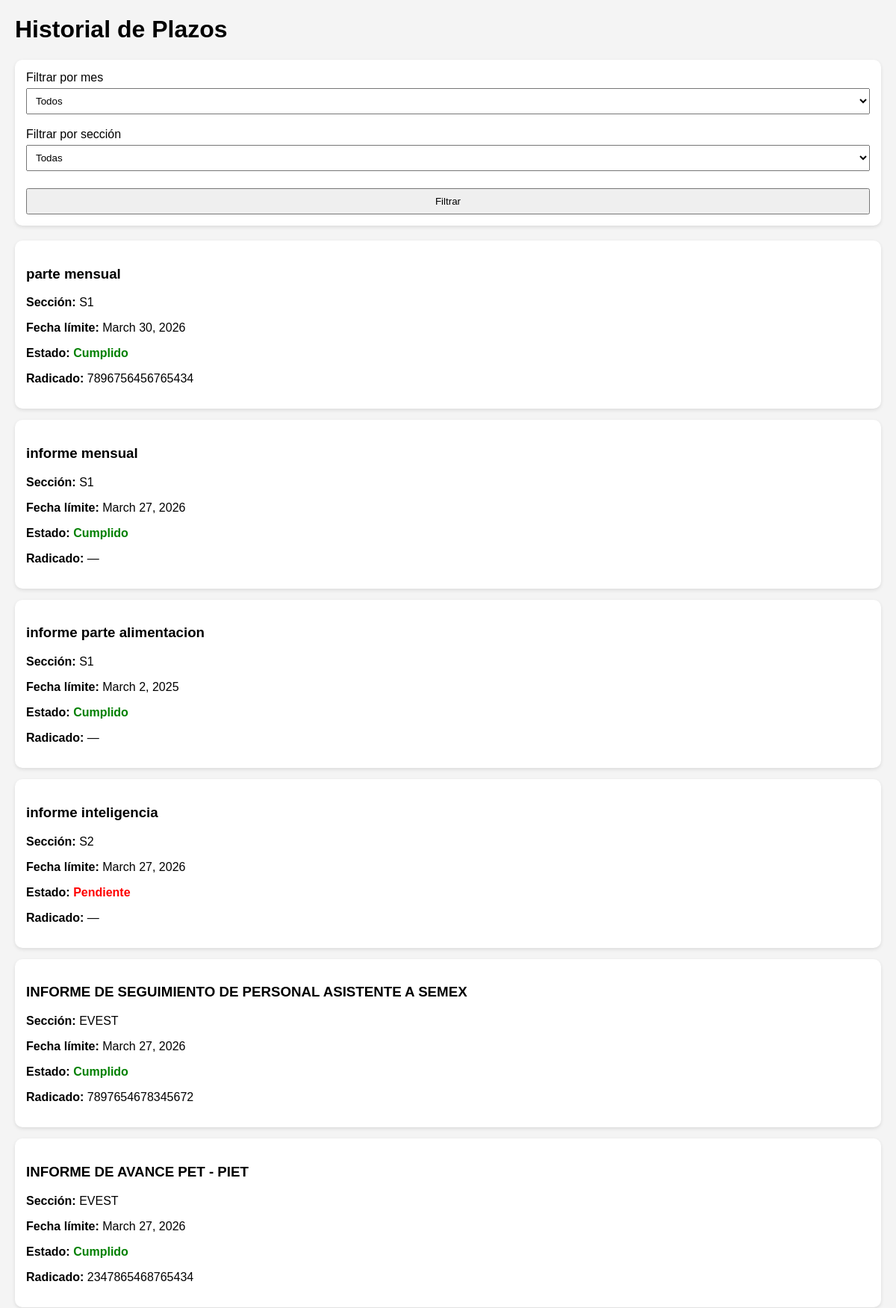
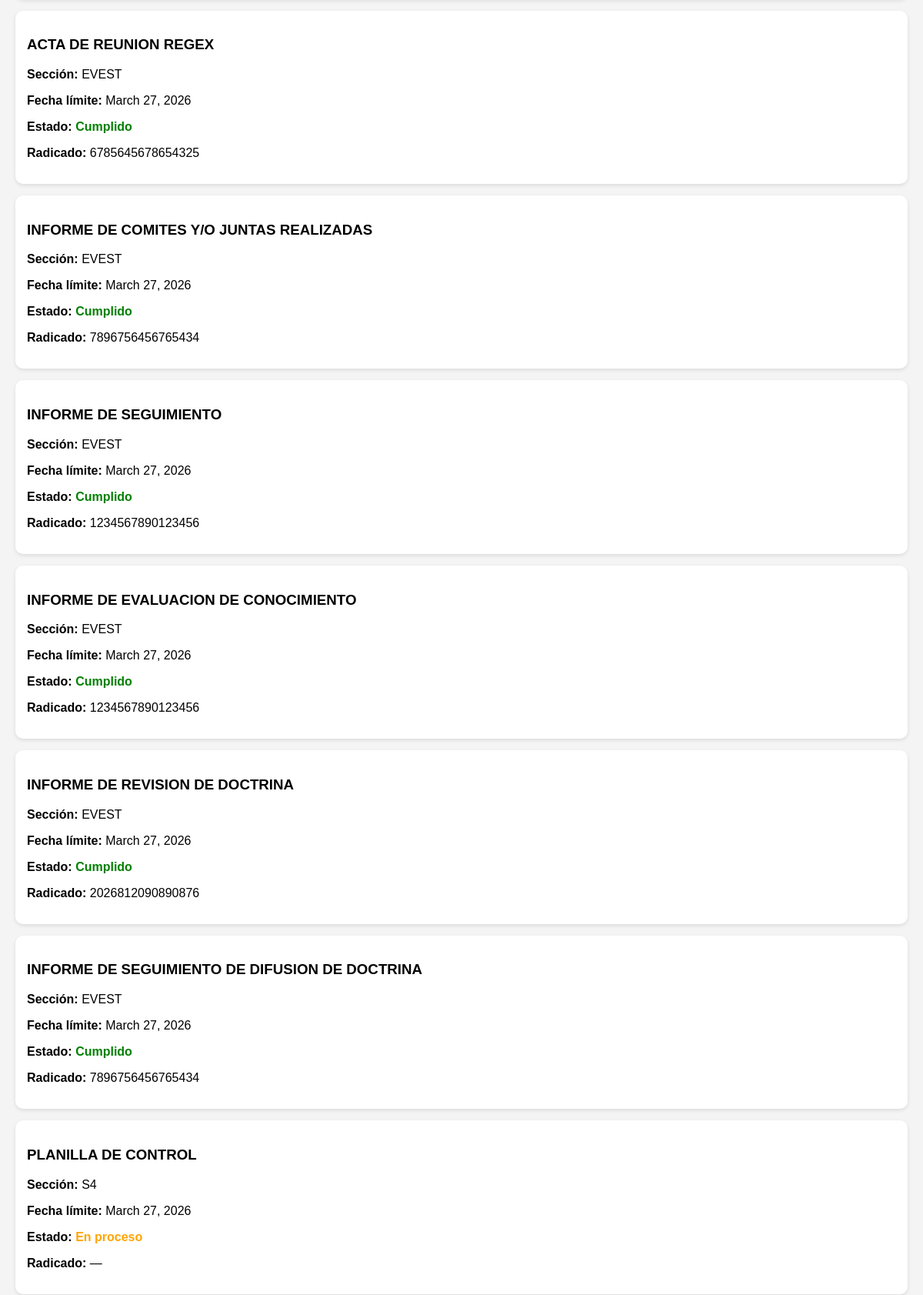
/historial/ (signed in, upper part), run on the app's committed database (2 pictures, top to bottom).
### gestion_secciones/models.py (models this page shows, shortened)
class Plazo(models.Model):
    seccion = models.ForeignKey(Seccion, on_delete=models.CASCADE)
    nombre_plazo = models.CharField(max_length=200)
    tipo_plazo = models.CharField(
        max_length=20,
        choices=[
            ('Mensual', 'Mensual'),
            ('Trimestral', 'Trimestral'),
            ('Semestral', 'Semestral')
        ],
        default='Mensual'
    )
    periodo = models.DateField(null=True, blank=True)
    fecha_limite = models.DateField()
    fecha_cumplimiento = models.DateField(null=True, blank=True)
    radicado = models.CharField(
        max_length=16,
        blank=True,
        validators=[MinLengthValidator(16)]
    )
    estado = models.CharField(
        max_length=20,
        choices=[
            ('Pendiente', 'Pendiente'),
            ('En proceso', 'En proceso'),
            ('Cumplido', 'Cumplido')
        ],
        default='Pendiente'
    )

class Seccion(models.Model):
    nombre_seccion = models.CharField(max_length=50)
    responsable = models.CharField(max_length=100)
    usuarios = models.ManyToManyField(User, blank=True)

### gestion_secciones/views.py (the view)
# urls.py: path('historial/', views.historial, name='historial'),
@login_required
def historial(request):
    mes = request.GET.get('mes')
    seccion_id = request.GET.get('seccion')
    plazos = Plazo.objects.all()
    if mes:
        plazos = plazos.filter(fecha_limite__month=mes)
    if seccion_id:
        plazos = plazos.filter(seccion_id=seccion_id)
    secciones = Seccion.objects.all()
    return render(request, "historial.html", {
        "plazos": plazos,
        "secciones": secciones
    })

### gestion_secciones/templates/historial.html (shortened to what this page needs)
<!DOCTYPE html>
<html>
<head>
</head>
<body>
<h1>Historial de Plazos</h1>
<div class="filtro">
<form method="get">
<label>Filtrar por mes</label>
<select name="mes">
<option value="">Todos</option>
</select>
<br><br>
<label>Filtrar por sección</label>
<select name="seccion">
<option value="">Todas</option>
</select>
<br><br>
<button type="submit">Filtrar</button>
</form>
</div>
<div class="contenedor">
{% for p in plazos %}
<div class="tarjeta">
<h3>{{ p.nombre_plazo }}</h3>
<p><strong>Sección:</strong> {{ p.seccion.nombre_seccion }}</p>
<p><strong>Fecha límite:</strong> {{ p.fecha_limite }}</p>
<p><strong>Estado:</strong>
{% if p.estado == "Cumplido" %}
<span class="estado cumplido">Cumplido</span>
{% elif p.estado == "En proceso" %}
<span class="estado proceso">En proceso</span>
{% else %}
<span class="estado pendiente">Pendiente</span>
{% endif %}
</p>
<p><strong>Radicado:</strong> {{ p.radicado|default:"—" }}</p>
</div>
{% endfor %}
</div>
</body>
</html>

### gestion_secciones/templates/historial.html (style rules this page uses)
body { font-family: Arial; margin:20px; background:#f4f4f4; }
.filtro { background:white; padding:15px; border-radius:10px; margin-bottom:20px; box-shadow:0 2px 5px rgba(0,0,0,0.1); }
.filtro select, .filtro button { padding:8px; margin-top:5px; width:100%; }
.contenedor { display:flex; flex-direction:column; gap:15px; }
.tarjeta { background:white; padding:15px; border-radius:10px; box-shadow:0 2px 5px rgba(0,0,0,0.1); }
.estado { font-weight:bold; }
.cumplido { color:green; }
.proceso { color:orange; }
.pendiente { color:red; }

### data on the page
Plazo: nombre_plazo "parte mensual", seccion.nombre_seccion "S1", fecha_limite "March 30, 2026", estado "Cumplido", radicado "7896756456765434"
Plazo: nombre_plazo "informe mensual", seccion.nombre_seccion "S1", fecha_limite "March 27, 2026", estado "Cumplido", radicado "—"
Plazo: nombre_plazo "informe parte alimentacion", seccion.nombre_seccion "S1", fecha_limite "March 2, 2025", estado "Cumplido", radicado "—"
Plazo: nombre_plazo "informe inteligencia", seccion.nombre_seccion "S2", fecha_limite "March 27, 2026", estado "Pendiente", radicado "—"
Plazo: nombre_plazo "INFORME DE SEGUIMIENTO DE PERSONAL ASISTENTE A SEMEX", seccion.nombre_seccion "EVEST", fecha_limite "March 27, 2026", estado "Cumplido", radicado "7897654678345672"
Plazo: nombre_plazo "INFORME DE AVANCE PET - PIET", seccion.nombre_seccion "EVEST", fecha_limite "March 27, 2026", estado "Cumplido", radicado "2347865468765434"
Plazo: nombre_plazo "ACTA DE REUNION REGEX", seccion.nombre_seccion "EVEST", fecha_limite "March 27, 2026", estado "Cumplido", radicado "6785645678654325"
Plazo: nombre_plazo "INFORME DE COMITES Y/O JUNTAS REALIZADAS", seccion.nombre_seccion "EVEST", fecha_limite "March 27, 2026", estado "Cumplido", radicado "7896756456765434"
Plazo: nombre_plazo "INFORME DE SEGUIMIENTO", seccion.nombre_seccion "EVEST", fecha_limite "March 27, 2026", estado "Cumplido", radicado "1234567890123456"
Plazo: nombre_plazo "INFORME DE EVALUACION DE CONOCIMIENTO", seccion.nombre_seccion "EVEST", fecha_limite "March 27, 2026", estado "Cumplido", radicado "1234567890123456"
Plazo: nombre_plazo "INFORME DE REVISION DE DOCTRINA", seccion.nombre_seccion "EVEST", fecha_limite "March 27, 2026", estado "Cumplido", radicado "2026812090890876"
Plazo: nombre_plazo "INFORME DE SEGUIMIENTO DE DIFUSION DE DOCTRINA", seccion.nombre_seccion "EVEST", fecha_limite "March 27, 2026", estado "Cumplido", radicado "7896756456765434"
Plazo: nombre_plazo "PLANILLA DE CONTROL", seccion.nombre_seccion "S4", fecha_limite "March 27, 2026", estado "En proceso", radicado "—"
